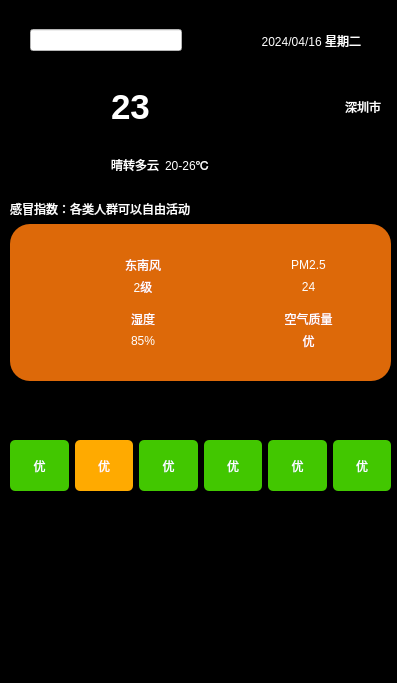
<?xml version="1.0" encoding="UTF-8"?>
<ui version="4.0">
 <class>Widget</class>
 <widget class="QWidget" name="Widget">
  <property name="geometry">
   <rect>
    <x>0</x>
    <y>0</y>
    <width>397</width>
    <height>683</height>
   </rect>
  </property>
  <property name="windowTitle">
   <string>Widget</string>
  </property>
  <property name="styleSheet">
   <string notr="true">background-color: rgb(0, 0, 0);</string>
  </property>
  <widget class="QWidget" name="widget03" native="true">
   <property name="geometry">
    <rect>
     <x>10</x>
     <y>200</y>
     <width>381</width>
     <height>181</height>
    </rect>
   </property>
   <layout class="QVBoxLayout" name="verticalLayout" stretch="1,9">
    <item>
     <widget class="QLabel" name="label">
      <property name="styleSheet">
       <string notr="true">color: rgb(255, 255, 255);</string>
      </property>
      <property name="text">
       <string>感冒指数：各类人群可以自由活动</string>
      </property>
     </widget>
    </item>
    <item>
     <widget class="QWidget" name="widget0301" native="true">
      <property name="styleSheet">
       <string notr="true">background-color: rgb(221, 105, 9);
border-radius:20px
</string>
      </property>
      <layout class="QGridLayout" name="gridLayout">
       <property name="leftMargin">
        <number>30</number>
       </property>
       <property name="topMargin">
        <number>30</number>
       </property>
       <property name="rightMargin">
        <number>30</number>
       </property>
       <property name="bottomMargin">
        <number>30</number>
       </property>
       <property name="spacing">
        <number>10</number>
       </property>
       <item row="0" column="0">
        <layout class="QHBoxLayout" name="horizontalLayout">
         <item>
          <widget class="QLabel" name="label_2">
           <property name="maximumSize">
            <size>
             <width>40</width>
             <height>40</height>
            </size>
           </property>
           <property name="text">
            <string/>
           </property>
           <property name="pixmap">
            <pixmap resource="icon.qrc">:/res/wind.png</pixmap>
           </property>
           <property name="scaledContents">
            <bool>true</bool>
           </property>
          </widget>
         </item>
         <item>
          <layout class="QVBoxLayout" name="verticalLayout_2">
           <property name="spacing">
            <number>0</number>
           </property>
           <item>
            <widget class="QLabel" name="label_4">
             <property name="styleSheet">
              <string notr="true">color: rgb(255, 255, 255);</string>
             </property>
             <property name="text">
              <string>东南风</string>
             </property>
             <property name="alignment">
              <set>Qt::AlignCenter</set>
             </property>
            </widget>
           </item>
           <item>
            <widget class="QLabel" name="labelWind">
             <property name="layoutDirection">
              <enum>Qt::LeftToRight</enum>
             </property>
             <property name="styleSheet">
              <string notr="true">color: rgb(255, 255, 255);</string>
             </property>
             <property name="frameShadow">
              <enum>QFrame::Plain</enum>
             </property>
             <property name="text">
              <string>2级</string>
             </property>
             <property name="alignment">
              <set>Qt::AlignCenter</set>
             </property>
            </widget>
           </item>
          </layout>
         </item>
        </layout>
       </item>
       <item row="0" column="1">
        <layout class="QHBoxLayout" name="horizontalLayout_2">
         <item>
          <widget class="QLabel" name="label_6">
           <property name="maximumSize">
            <size>
             <width>40</width>
             <height>40</height>
            </size>
           </property>
           <property name="text">
            <string/>
           </property>
           <property name="pixmap">
            <pixmap resource="icon.qrc">:/res/pm25.png</pixmap>
           </property>
           <property name="scaledContents">
            <bool>true</bool>
           </property>
          </widget>
         </item>
         <item>
          <layout class="QVBoxLayout" name="verticalLayout_3">
           <property name="spacing">
            <number>0</number>
           </property>
           <item>
            <widget class="QLabel" name="label_7">
             <property name="styleSheet">
              <string notr="true">color: rgb(255, 255, 255);</string>
             </property>
             <property name="text">
              <string>PM2.5</string>
             </property>
             <property name="alignment">
              <set>Qt::AlignCenter</set>
             </property>
            </widget>
           </item>
           <item>
            <widget class="QLabel" name="labelPM">
             <property name="layoutDirection">
              <enum>Qt::LeftToRight</enum>
             </property>
             <property name="styleSheet">
              <string notr="true">color: rgb(255, 255, 255);</string>
             </property>
             <property name="frameShadow">
              <enum>QFrame::Plain</enum>
             </property>
             <property name="text">
              <string>24</string>
             </property>
             <property name="alignment">
              <set>Qt::AlignCenter</set>
             </property>
            </widget>
           </item>
          </layout>
         </item>
        </layout>
       </item>
       <item row="1" column="0">
        <layout class="QHBoxLayout" name="horizontalLayout_3">
         <item>
          <widget class="QLabel" name="label_9">
           <property name="maximumSize">
            <size>
             <width>40</width>
             <height>40</height>
            </size>
           </property>
           <property name="styleSheet">
            <string notr="true"/>
           </property>
           <property name="text">
            <string/>
           </property>
           <property name="pixmap">
            <pixmap resource="icon.qrc">:/res/humidity.png</pixmap>
           </property>
           <property name="scaledContents">
            <bool>true</bool>
           </property>
          </widget>
         </item>
         <item>
          <layout class="QVBoxLayout" name="verticalLayout_4">
           <property name="spacing">
            <number>0</number>
           </property>
           <item>
            <widget class="QLabel" name="label_10">
             <property name="styleSheet">
              <string notr="true">color: rgb(255, 255, 255);</string>
             </property>
             <property name="text">
              <string>湿度</string>
             </property>
             <property name="alignment">
              <set>Qt::AlignCenter</set>
             </property>
            </widget>
           </item>
           <item>
            <widget class="QLabel" name="labelHumidity">
             <property name="layoutDirection">
              <enum>Qt::LeftToRight</enum>
             </property>
             <property name="styleSheet">
              <string notr="true">color: rgb(255, 255, 255);</string>
             </property>
             <property name="frameShadow">
              <enum>QFrame::Plain</enum>
             </property>
             <property name="text">
              <string>85%</string>
             </property>
             <property name="alignment">
              <set>Qt::AlignCenter</set>
             </property>
            </widget>
           </item>
          </layout>
         </item>
        </layout>
       </item>
       <item row="1" column="1">
        <layout class="QHBoxLayout" name="horizontalLayout_4">
         <item>
          <widget class="QLabel" name="label_12">
           <property name="maximumSize">
            <size>
             <width>40</width>
             <height>40</height>
            </size>
           </property>
           <property name="text">
            <string/>
           </property>
           <property name="pixmap">
            <pixmap resource="icon.qrc">:/res/airQi.png</pixmap>
           </property>
           <property name="scaledContents">
            <bool>true</bool>
           </property>
          </widget>
         </item>
         <item>
          <layout class="QVBoxLayout" name="verticalLayout_5">
           <property name="spacing">
            <number>0</number>
           </property>
           <item>
            <widget class="QLabel" name="label_13">
             <property name="styleSheet">
              <string notr="true">color: rgb(255, 255, 255);</string>
             </property>
             <property name="text">
              <string>空气质量</string>
             </property>
             <property name="alignment">
              <set>Qt::AlignCenter</set>
             </property>
            </widget>
           </item>
           <item>
            <widget class="QLabel" name="labelAirQuality">
             <property name="layoutDirection">
              <enum>Qt::LeftToRight</enum>
             </property>
             <property name="styleSheet">
              <string notr="true">color: rgb(255, 255, 255);</string>
             </property>
             <property name="frameShadow">
              <enum>QFrame::Plain</enum>
             </property>
             <property name="text">
              <string>优</string>
             </property>
             <property name="alignment">
              <set>Qt::AlignCenter</set>
             </property>
            </widget>
           </item>
          </layout>
         </item>
        </layout>
       </item>
      </layout>
     </widget>
    </item>
   </layout>
  </widget>
  <widget class="QWidget" name="widget02" native="true">
   <property name="geometry">
    <rect>
     <x>30</x>
     <y>80</y>
     <width>351</width>
     <height>111</height>
    </rect>
   </property>
   <layout class="QHBoxLayout" name="horizontalLayout_5">
    <item>
     <widget class="QLabel" name="labelWeatherIcon">
      <property name="minimumSize">
       <size>
        <width>75</width>
        <height>75</height>
       </size>
      </property>
      <property name="maximumSize">
       <size>
        <width>75</width>
        <height>75</height>
       </size>
      </property>
      <property name="text">
       <string/>
      </property>
      <property name="pixmap">
       <pixmap resource="icon.qrc">:/res/type/DuoYun.png</pixmap>
      </property>
      <property name="scaledContents">
       <bool>true</bool>
      </property>
     </widget>
    </item>
    <item>
     <layout class="QGridLayout" name="gridLayout_2">
      <item row="0" column="0">
       <widget class="QLabel" name="labelTmp">
        <property name="font">
         <font>
          <pointsize>26</pointsize>
          <weight>75</weight>
          <bold>true</bold>
         </font>
        </property>
        <property name="styleSheet">
         <string notr="true">color: rgb(255, 255, 255);</string>
        </property>
        <property name="text">
         <string>23</string>
        </property>
        <property name="textFormat">
         <enum>Qt::AutoText</enum>
        </property>
       </widget>
      </item>
      <item row="0" column="2">
       <widget class="QLabel" name="labelCity">
        <property name="styleSheet">
         <string notr="true">color: rgb(255, 255, 255);</string>
        </property>
        <property name="text">
         <string>深圳市</string>
        </property>
        <property name="alignment">
         <set>Qt::AlignRight|Qt::AlignTrailing|Qt::AlignVCenter</set>
        </property>
       </widget>
      </item>
      <item row="1" column="0">
       <widget class="QLabel" name="labelWeatherType">
        <property name="styleSheet">
         <string notr="true">color: rgb(255, 255, 255);</string>
        </property>
        <property name="text">
         <string>晴转多云</string>
        </property>
       </widget>
      </item>
      <item row="1" column="1">
       <widget class="QLabel" name="labelTmpRange">
        <property name="styleSheet">
         <string notr="true">color: rgb(255, 255, 255);</string>
        </property>
        <property name="text">
         <string>20-26℃</string>
        </property>
       </widget>
      </item>
      <item row="1" column="2">
       <spacer name="horizontalSpacer">
        <property name="orientation">
         <enum>Qt::Horizontal</enum>
        </property>
        <property name="sizeHint" stdset="0">
         <size>
          <width>40</width>
          <height>20</height>
         </size>
        </property>
       </spacer>
      </item>
     </layout>
    </item>
   </layout>
  </widget>
  <widget class="QWidget" name="widget01" native="true">
   <property name="geometry">
    <rect>
     <x>30</x>
     <y>20</y>
     <width>331</width>
     <height>41</height>
    </rect>
   </property>
   <layout class="QHBoxLayout" name="horizontalLayout_6" stretch="1,1,1">
    <item>
     <widget class="QLineEdit" name="lineEdit">
      <property name="styleSheet">
       <string notr="true">background-color: rgb(255, 255, 255);</string>
      </property>
      <property name="text">
       <string/>
      </property>
     </widget>
    </item>
    <item>
     <widget class="QLabel" name="labelSearch">
      <property name="minimumSize">
       <size>
        <width>15</width>
        <height>15</height>
       </size>
      </property>
      <property name="maximumSize">
       <size>
        <width>15</width>
        <height>15</height>
       </size>
      </property>
      <property name="text">
       <string/>
      </property>
      <property name="pixmap">
       <pixmap resource="icon.qrc">:/res/search.png</pixmap>
      </property>
      <property name="scaledContents">
       <bool>true</bool>
      </property>
     </widget>
    </item>
    <item>
     <widget class="QLabel" name="labelCurrentDate">
      <property name="styleSheet">
       <string notr="true">color: rgb(255, 255, 255);</string>
      </property>
      <property name="text">
       <string>2024/04/16 星期二</string>
      </property>
      <property name="alignment">
       <set>Qt::AlignRight|Qt::AlignTrailing|Qt::AlignVCenter</set>
      </property>
     </widget>
    </item>
   </layout>
  </widget>
  <widget class="QWidget" name="widget" native="true">
   <property name="geometry">
    <rect>
     <x>10</x>
     <y>440</y>
     <width>381</width>
     <height>51</height>
    </rect>
   </property>
   <layout class="QHBoxLayout" name="horizontalLayout_7">
    <item>
     <widget class="QLabel" name="label_3">
      <property name="styleSheet">
       <string notr="true">background-color: rgb(66, 199, 0);
color: rgb(255, 255, 255);
border-radius:5px</string>
      </property>
      <property name="text">
       <string>优</string>
      </property>
      <property name="alignment">
       <set>Qt::AlignCenter</set>
      </property>
     </widget>
    </item>
    <item>
     <widget class="QLabel" name="label_5">
      <property name="styleSheet">
       <string notr="true">background-color: rgb(255, 170, 0);
color: rgb(255, 255, 255);
border-radius:5px</string>
      </property>
      <property name="text">
       <string>优</string>
      </property>
      <property name="alignment">
       <set>Qt::AlignCenter</set>
      </property>
     </widget>
    </item>
    <item>
     <widget class="QLabel" name="label_8">
      <property name="styleSheet">
       <string notr="true">background-color: rgb(66, 199, 0);
color: rgb(255, 255, 255);
border-radius:5px</string>
      </property>
      <property name="text">
       <string>优</string>
      </property>
      <property name="alignment">
       <set>Qt::AlignCenter</set>
      </property>
     </widget>
    </item>
    <item>
     <widget class="QLabel" name="label_11">
      <property name="styleSheet">
       <string notr="true">background-color: rgb(66, 199, 0);
color: rgb(255, 255, 255);
border-radius:5px</string>
      </property>
      <property name="text">
       <string>优</string>
      </property>
      <property name="alignment">
       <set>Qt::AlignCenter</set>
      </property>
     </widget>
    </item>
    <item>
     <widget class="QLabel" name="label_14">
      <property name="styleSheet">
       <string notr="true">background-color: rgb(66, 199, 0);
color: rgb(255, 255, 255);
border-radius:5px</string>
      </property>
      <property name="text">
       <string>优</string>
      </property>
      <property name="alignment">
       <set>Qt::AlignCenter</set>
      </property>
     </widget>
    </item>
    <item>
     <widget class="QLabel" name="label_15">
      <property name="styleSheet">
       <string notr="true">background-color: rgb(66, 199, 0);
color: rgb(255, 255, 255);
border-radius:5px</string>
      </property>
      <property name="text">
       <string>优</string>
      </property>
      <property name="alignment">
       <set>Qt::AlignCenter</set>
      </property>
     </widget>
    </item>
   </layout>
  </widget>
 </widget>
 <resources>
  <include location="icon.qrc"/>
 </resources>
 <connections/>
</ui>
